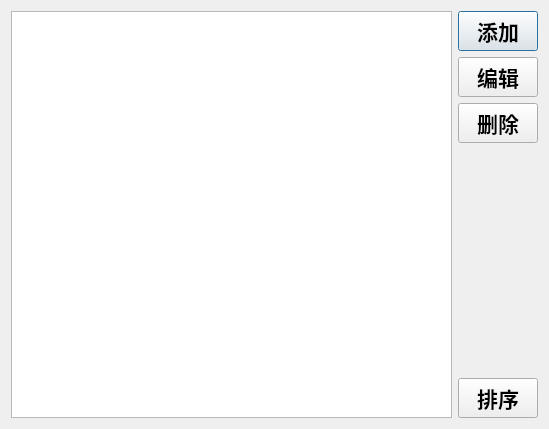
<?xml version="1.0" encoding="UTF-8"?>
<ui version="4.0">
 <class>Dialog</class>
 <widget class="QDialog" name="Dialog">
  <property name="geometry">
   <rect>
    <x>0</x>
    <y>0</y>
    <width>549</width>
    <height>429</height>
   </rect>
  </property>
  <property name="windowTitle">
   <string>Dialog</string>
  </property>
  <layout class="QHBoxLayout" name="horizontalLayout">
   <item>
    <widget class="QListWidget" name="listWidget"/>
   </item>
   <item>
    <layout class="QVBoxLayout" name="verticalLayout">
     <item>
      <widget class="QPushButton" name="pushButton_add">
       <property name="font">
        <font>
         <family>等距更纱黑体 SC</family>
         <pointsize>16</pointsize>
         <bold>true</bold>
        </font>
       </property>
       <property name="text">
        <string>添加</string>
       </property>
      </widget>
     </item>
     <item>
      <widget class="QPushButton" name="pushButton_edit">
       <property name="font">
        <font>
         <family>等距更纱黑体 SC</family>
         <pointsize>16</pointsize>
         <bold>true</bold>
        </font>
       </property>
       <property name="text">
        <string>编辑</string>
       </property>
      </widget>
     </item>
     <item>
      <widget class="QPushButton" name="pushButton_remove">
       <property name="font">
        <font>
         <family>等距更纱黑体 SC</family>
         <pointsize>16</pointsize>
         <bold>true</bold>
        </font>
       </property>
       <property name="text">
        <string>删除</string>
       </property>
      </widget>
     </item>
     <item>
      <spacer name="verticalSpacer">
       <property name="orientation">
        <enum>Qt::Orientation::Vertical</enum>
       </property>
       <property name="sizeHint" stdset="0">
        <size>
         <width>20</width>
         <height>40</height>
        </size>
       </property>
      </spacer>
     </item>
     <item>
      <widget class="QPushButton" name="pushButton_sort">
       <property name="font">
        <font>
         <family>等距更纱黑体 SC</family>
         <pointsize>16</pointsize>
         <bold>true</bold>
        </font>
       </property>
       <property name="text">
        <string>排序</string>
       </property>
      </widget>
     </item>
    </layout>
   </item>
  </layout>
 </widget>
 <resources/>
 <connections/>
</ui>
